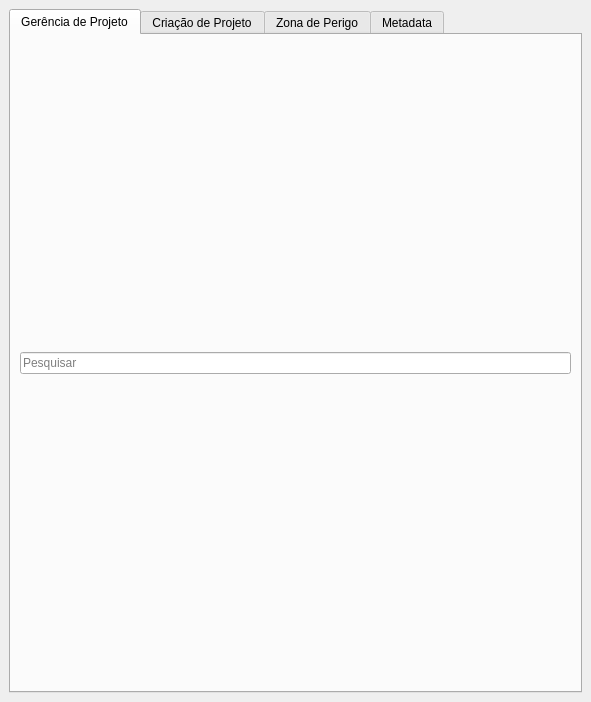
<?xml version="1.0" encoding="UTF-8"?>
<ui version="4.0">
 <class>DockWidget</class>
 <widget class="QDockWidget" name="DockWidget">
  <property name="geometry">
   <rect>
    <x>0</x>
    <y>0</y>
    <width>591</width>
    <height>702</height>
   </rect>
  </property>
  <property name="windowTitle">
   <string>Ferramentas de Gerência</string>
  </property>
  <widget class="QWidget" name="dockWidgetContents">
   <layout class="QGridLayout" name="gridLayout">
    <item row="0" column="0">
     <widget class="QTabWidget" name="tabWidget">
      <property name="styleSheet">
       <string notr="true"/>
      </property>
      <property name="tabShape">
       <enum>QTabWidget::Rounded</enum>
      </property>
      <property name="currentIndex">
       <number>0</number>
      </property>
      <property name="elideMode">
       <enum>Qt::ElideNone</enum>
      </property>
      <property name="documentMode">
       <bool>false</bool>
      </property>
      <property name="tabsClosable">
       <bool>false</bool>
      </property>
      <widget class="QWidget" name="projectTab">
       <attribute name="title">
        <string>Gerência de Projeto</string>
       </attribute>
       <layout class="QVBoxLayout" name="verticalLayout">
        <item>
         <widget class="QLineEdit" name="searchProjectManagementLe">
          <property name="placeholderText">
           <string>Pesquisar</string>
          </property>
         </widget>
        </item>
       </layout>
      </widget>
      <widget class="QWidget" name="creationTab">
       <attribute name="title">
        <string>Criação de Projeto</string>
       </attribute>
       <layout class="QVBoxLayout" name="verticalLayout_2">
        <item>
         <widget class="QLineEdit" name="searchProjectCreationLe">
          <property name="placeholderText">
           <string>Pesquisar</string>
          </property>
         </widget>
        </item>
       </layout>
      </widget>
      <widget class="QWidget" name="dangerZoneTab">
       <attribute name="title">
        <string>Zona de Perigo</string>
       </attribute>
       <layout class="QVBoxLayout" name="verticalLayout_3">
        <item>
         <widget class="QLineEdit" name="searchDangerZoneLe">
          <property name="placeholderText">
           <string>Pesquisar</string>
          </property>
         </widget>
        </item>
       </layout>
      </widget>
      <widget class="QWidget" name="metadataTab">
       <attribute name="title">
        <string>Metadata</string>
       </attribute>
       <layout class="QVBoxLayout" name="verticalLayout_4"/>
      </widget>
     </widget>
    </item>
   </layout>
  </widget>
 </widget>
 <resources/>
 <connections/>
</ui>
